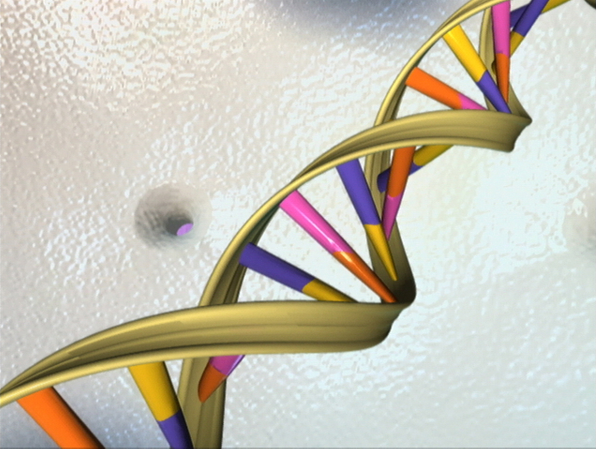
#> input picture blog-assets/dna-tabernacle/dna-double-helix-nhgri.jpg, 1192 x 897 px (shown at 1/2 size)
$ python build-topview-compare.py
#> lines starting #> are read from the running program, lines starting #| are printed output that depends on the picture
#!/usr/bin/env python3
"""Build Tabernacle top view + B-DNA helix comparison figure with safe margins."""

import math
from pathlib import Path

from PIL import Image, ImageDraw, ImageFont

ROOT = Path(__file__).resolve().parent.parent
OUT_DIR = ROOT / "blog-assets" / "dna-tabernacle"
HELIX = OUT_DIR / "dna-double-helix-nhgri.jpg"

W, H = 1200, 820
PAD = 40
DIVX = W // 2
CONTENT_TOP = 82
CONTENT_BOTTOM = 620
FOOTER_TOP = 648

INK = (23, 42, 54)
MUTED = (71, 84, 91)
GOLD = (139, 105, 20)
ACCENT = (91, 141, 184)
BG = (238, 244, 247)


def load_fonts():
    bold = ImageFont.truetype("/usr/share/fonts/truetype/dejavu/DejaVuSans-Bold.ttf", 17)
    sm = ImageFont.truetype("/usr/share/fonts/truetype/dejavu/DejaVuSans.ttf", 12)
    xs = ImageFont.truetype("/usr/share/fonts/truetype/dejavu/DejaVuSans.ttf", 11)
    micro = ImageFont.truetype("/usr/share/fonts/truetype/dejavu/DejaVuSans.ttf", 10)
    label = ImageFont.truetype("/usr/share/fonts/truetype/dejavu/DejaVuSans.ttf", 9)
    return bold, sm, xs, micro, label


def fits_in_box(bbox, box, margin=4):
    x0, y0, x1, y1 = box
    return (
        bbox[0] >= x0 + margin
        and bbox[1] >= y0 + margin
        and bbox[2] <= x1 - margin
        and bbox[3] <= y1 - margin
    )


def draw_tabernacle_topview(draw, box, label_font):
    """Draw Project314-style decagon top view; tribe labels stay inside safe margins."""
    x0, y0, x1, y1 = box
    cx, cy = (x0 + x1) // 2, (y0 + y1) // 2
    inset = 52
    max_r = min(x1 - x0, y1 - y0) // 2 - inset

    court_r = int(max_r * 0.90)
    draw.ellipse([cx - court_r, cy - court_r, cx + court_r, cy + court_r], outline=(101, 67, 33), width=3)
    for i in range(24):
        ang = math.radians(-90 + i * (360 / 24))
        px = cx + court_r * math.cos(ang)
        py = cy + court_r * math.sin(ang)
        draw.ellipse([px - 4, py - 4, px + 4, py + 4], fill=(101, 67, 33))

    roof_r = int(max_r * 0.52)
    verts = []
    for i in range(10):
        ang = math.radians(-90 + i * 36)
        verts.append((cx + roof_r * math.cos(ang), cy + roof_r * math.sin(ang)))
    for i in range(10):
        nxt = (i + 1) % 10
        draw.polygon([cx, cy, verts[i][0], verts[i][1], verts[nxt][0], verts[nxt][1]], fill=(176, 32, 45))
        draw.line([verts[i], verts[nxt]], fill=(120, 18, 28), width=2)

    cap_r = int(max_r * 0.11)
    draw.ellipse(
        [cx - cap_r, cy - cap_r, cx + cap_r, cy + cap_r],
        fill=(230, 225, 210),
        outline=(120, 110, 95),
        width=2,
    )

    tribes = [
        "Benjamin",
        "Reuben",
        "Levi",
        "Judah",
        "Issachar",
        "Dan",
        "Gad",
        "Asher",
        "Naphtali",
        "Joseph",
    ]

    for i, name in enumerate(tribes):
        ang = math.radians(-90 + i * 36)
        for scale in (0.74, 0.68, 0.62, 0.56):
            label_r = int(max_r * scale)
            lx = cx + label_r * math.cos(ang)
            ly = cy + label_r * math.sin(ang)
            bbox = draw.textbbox((lx, ly - 12), name, font=label_font, anchor="mm")
            dot_y = ly - 22 if ly < cy else ly + 22
            dot_x = lx
            if fits_in_box(bbox, box, margin=6):
                draw.ellipse([dot_x - 5, dot_y - 5, dot_x + 5, dot_y + 5], fill=GOLD)
                draw.text((lx, ly), name, fill=INK, anchor="mm", font=label_font)
                break


def paste_helix(canvas, box):
    x0, y0, x1, y1 = box
    helix = Image.open(HELIX).convert("RGB")
    target_w = x1 - x0 - 12
    target_h = y1 - y0 - 28
    scale = min(target_w / helix.width, target_h / helix.height)
    new_size = (max(1, int(helix.width * scale)), max(1, int(helix.height * scale)))
    helix = helix.resize(new_size, Image.LANCZOS)
    panel = Image.new("RGB", (x1 - x0, y1 - y0), (255, 255, 255))
    ox = (x1 - x0 - helix.width) // 2
    oy = (y1 - y0 - helix.height) // 2 + 6
    panel.paste(helix, (ox, oy))
    canvas.paste(panel, (x0, y0))


def draw_dna_axial(draw, box):
    x0, y0, x1, y1 = box
    cx, cy = (x0 + x1) // 2, (y0 + y1) // 2
    max_r = min(x1 - x0, y1 - y0) // 2 - 22
    r_outer, r_backbone, r_inner = int(max_r * 0.92), int(max_r * 0.68), int(max_r * 0.34)

    pts = []
    for i in range(10):
        ang = math.radians(-90 + i * 36)
        pts.append((cx + r_outer * math.cos(ang), cy + r_outer * math.sin(ang)))
    draw.polygon(pts, fill=(214, 228, 240), outline=ACCENT, width=2)
    draw.ellipse([cx - r_backbone, cy - r_backbone, cx + r_backbone, cy + r_backbone], outline=ACCENT, width=2)
    draw.ellipse([cx - r_inner, cy - r_inner, cx + r_inner, cy + r_inner], outline=ACCENT, width=1)

    for i in range(10):
        ang = math.radians(-90 + i * 36)
        x1p = cx + r_inner * math.cos(ang)
        y1p = cy + r_inner * math.sin(ang)
        x2p = cx + r_backbone * math.cos(ang)
        y2p = cy + r_backbone * math.sin(ang)
        draw.line([(x1p, y1p), (x2p, y2p)], fill=GOLD, width=3)
        draw.ellipse([x1p - 4, y1p - 4, x1p + 4, y1p + 4], fill=ACCENT)
        draw.ellipse([x2p - 4, y2p - 4, x2p + 4, y2p + 4], fill=ACCENT)

    bold = load_fonts()[0]
    micro = load_fonts()[3]
    draw.text((cx, cy - 6), "10", fill=INK, anchor="mm", font=bold)
    draw.text((cx, y1 - 18), "Axial view · 36° per base pair", fill=MUTED, anchor="mm", font=micro)


def build():
    OUT_DIR.mkdir(parents=True, exist_ok=True)
    bold, sm, xs, micro, label_font = load_fonts()

    img = Image.new("RGB", (W, H), (255, 255, 255))
#> img: PIL image 1200x820 RGB; every value is 255
    draw = ImageDraw.Draw(img)

    draw.rounded_rectangle([PAD, PAD, W - PAD, H - PAD], radius=10, fill=BG, outline=INK, width=2)
    draw.text((W // 2, 54), "Top view: decagon Tabernacle camp and B-DNA double helix", fill=INK, anchor="mm", font=bold)
    draw.text((W // 4, 74), "~1400 BC · Project314 decagon model (top view)", fill=GOLD, anchor="mm", font=sm)
    draw.text((3 * W // 4, 74), "B-DNA · side view and axial turn", fill=ACCENT, anchor="mm", font=sm)
    draw.line([(DIVX, CONTENT_TOP - 6), (DIVX, CONTENT_BOTTOM + 6)], fill=(180, 188, 194), width=1)

    left_box = (PAD + 28, CONTENT_TOP, DIVX - 28, CONTENT_BOTTOM)
    right_h = CONTENT_BOTTOM - CONTENT_TOP
    helix_h = int(right_h * 0.58)
    right_top = (DIVX + 24, CONTENT_TOP, W - PAD - 24, CONTENT_TOP + helix_h - 4)
    right_bottom = (DIVX + 24, CONTENT_TOP + helix_h + 4, W - PAD - 24, CONTENT_BOTTOM)

    for b in (left_box, right_top, right_bottom):
        draw.rounded_rectangle(b, radius=8, fill=(255, 255, 255), outline=(210, 218, 224), width=1)

    draw_tabernacle_topview(draw, left_box, label_font)
    paste_helix(img, right_top)
#> in paste_helix, helix is the input picture: PIL image 1192x897 RGB; mean R, G, B 201.4, 197.6, 184.4
#> in paste_helix, `helix = helix.resize(new_size, Image.LANCZOS)`:
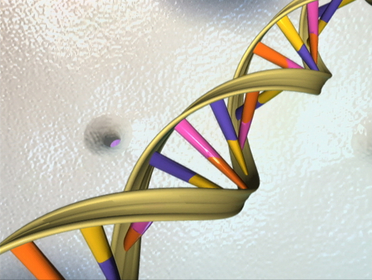
#> helix: PIL image 372x280 RGB; mean R, G, B 201.4, 197.6, 184.5
#> in paste_helix, `panel = Image.new("RGB", (x1 - x0, y1 - y0), (255, 255, 255))`: panel: PIL image 512x308 RGB; every value is 255
#> in paste_helix, `panel.paste(helix, (ox, oy))`:
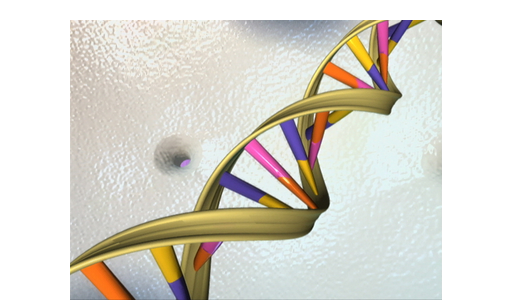
#> panel: PIL image 512x308 RGB; mean R, G, B 219.6, 217.1, 208.4
#> in paste_helix, `canvas.paste(panel, (x0, y0))`:
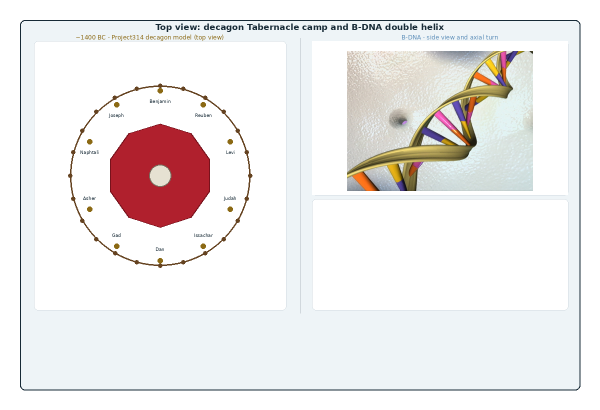
#> canvas: PIL image 1200x820 RGB (shown at 1/2 size); mean R, G, B 238.3, 235.1, 234.8
    draw = ImageDraw.Draw(img)
    draw.text(
        ((right_top[0] + right_top[2]) // 2, right_top[1] + 14),
        "Double helix · NIH public domain",
        fill=ACCENT,
        anchor="mm",
        font=micro,
    )
    draw_dna_axial(draw, right_bottom)

    draw.text(
        (W // 4, FOOTER_TOP),
        "Andrew Hoy · Project314 · project314.org · decagon roof · ten camp positions",
        fill=MUTED,
        anchor="mm",
        font=xs,
    )
    draw.text(
        (W // 4, FOOTER_TOP + 18),
        "Numbers 2 camp order around the dwelling (model kit top view)",
        fill=MUTED,
        anchor="mm",
        font=xs,
    )
    draw.text(
        (3 * W // 4, FOOTER_TOP),
        "NIH B-DNA helix photograph (side) + axial decagon (top)",
        fill=MUTED,
        anchor="mm",
        font=xs,
    )
    draw.text(
        (3 * W // 4, FOOTER_TOP + 18),
        "10 base pairs · 36° per step · Curtis 1997 · Larsen Symmetry 2021",
        fill=MUTED,
        anchor="mm",
        font=xs,
    )
    draw.text(
        (W // 2, FOOTER_TOP + 44),
        "360° ÷ 10 = 36° (π/5 radians) · same count on the tent and in one helix turn",
        fill=INK,
        anchor="mm",
        font=xs,
    )
    draw.text(
        (W // 2, H - PAD - 14),
        "Left: physical decagon layout. Right: molecule side view and looking down the helix axis.",
        fill=MUTED,
        anchor="mm",
        font=micro,
    )

    out = OUT_DIR / "topview-tabernacle-dna-compare.jpg"
    img.save(out, quality=93)
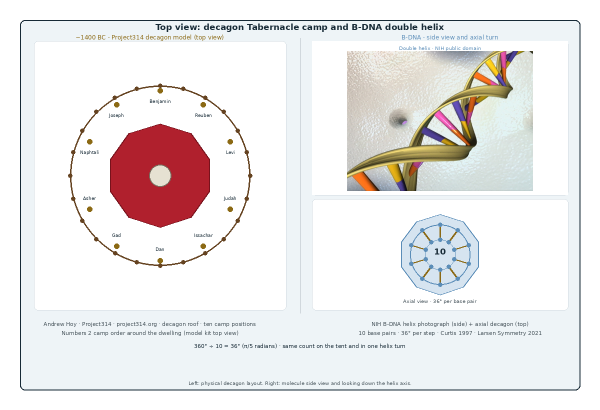
#> saved as topview-tabernacle-dna-compare.jpg: PIL image 1200x820 RGB (shown at 1/2 size); mean R, G, B 236.1, 233.3, 233.4
    print("wrote", out)

    solo_pad = 72
    solo_size = 720
    solo = Image.new("RGB", (solo_size, solo_size), (255, 255, 255))
#> solo: PIL image 720x720 RGB; every value is 255
    sdraw = ImageDraw.Draw(solo)
    draw_tabernacle_topview(sdraw, (solo_pad, solo_pad, solo_size - solo_pad, solo_size - solo_pad), label_font)
    solo_path = OUT_DIR / "tabernacle-decagon-topview-tribes.jpg"
    solo.save(solo_path, quality=93)
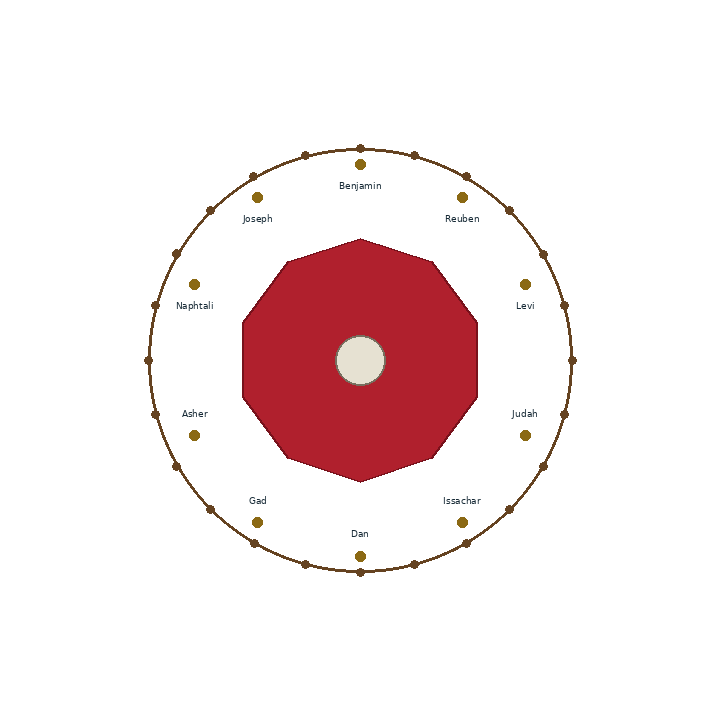
#> saved as tabernacle-decagon-topview-tribes.jpg: PIL image 720x720 RGB; mean R, G, B 246.3, 234.3, 234.8
    print("wrote", solo_path)


if __name__ == "__main__":
    build()
